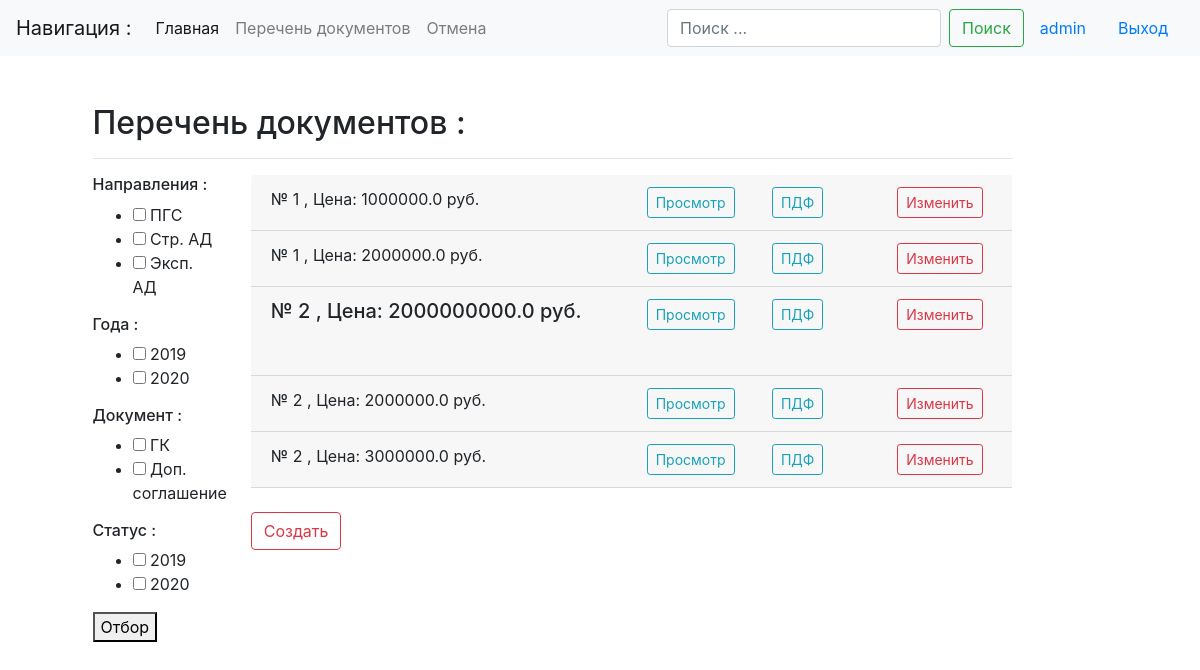
Screenshot of /list/ (signed in) with the database file from the repository.
### docslist/models.py (models this page shows, shortened)
class Initiator(models.Model):
    name = models.CharField(max_length=100, unique=True, db_index=True, verbose_name='Инициатор')
    description = models.TextField("Описание")
    url = models.SlugField(max_length=160, unique=True)
    class Meta:
        verbose_name = "Инициатор"
        verbose_name_plural = "Инициаторы"
        ordering = ('name',)  # сортировка

class TypeDoc(models.Model):
    name = models.CharField(max_length=100, unique=True, db_index=True, verbose_name='Документ')
    description = models.TextField("Описание")
    url = models.SlugField(max_length=160, unique=True)
    class Meta:
        verbose_name = "Тип документа"
        verbose_name_plural = "Типы документов"
        ordering = ('name',)  # сортировка

class Docs(models.Model):
    num_contract = models.CharField('Номер контракта', max_length=20, db_index=True, default='-')
    title = models.CharField('Наименование объекта', max_length=500, db_index=True, default='-')
    type_doc = models.ForeignKey(TypeDoc, on_delete=models.DO_NOTHING, verbose_name='Документ', default='-')
    year = models.PositiveSmallIntegerField('Год', default='1970')
    c_contract = models.FloatField('Цена контракта, руб.', max_length=50, default=0)
    ini_contract = models.ForeignKey(Initiator, on_delete=models.DO_NOTHING, verbose_name='Инициатор', null=True)
    uch_contract = models.ForeignKey(Contractor, on_delete=models.DO_NOTHING, verbose_name='Подрядчик', null=True)
    in_contract = models.DateField('Дата подписания контракта', default=date.today)
    in_work = models.DateField('Дата начала работ', default=date.today)
    out_work = models.DateField('Дата окончания работ', default=date.today)
    stat_contract = models.ForeignKey(StatusDoc, on_delete=models.DO_NOTHING, verbose_name='Статус', default='-')
    file_obj = models.FileField('Файл документа', upload_to='')
    url = models.SlugField(max_length=130, unique=True)
    data_stamp = models.DateTimeField(auto_now_add=True)
    class Meta:
        verbose_name = "Документ"
        verbose_name_plural = "Документы"
        ordering = ('year', 'num_contract',)  # сортировка

### docslist/views.py (the view)
# urls.py: path('list/', DocsListView.as_view(), name='docs-list'),
class DocsListView(FilterParameters, ListView):
    queryset = Docs.objects.filter(stat_contract=2).exclude(type_doc=3)
    context_object_name = 'docs'
    template_name = 'docslist/docs_list.html'
    paginate_by = 5

### docslist/views.py (called while the page is built)
    def get_years(self):
        return Docs.objects.values('year').annotate(count=Count('year')).order_by()

    def get_initiator(self):
        return Initiator.objects.all()

    def get_type(self):
        return TypeDoc.objects.exclude(id=3)

### templates/docslist/docs_list.html (shortened to what this page needs)
{% extends "base.html" %}
{% block content %}
<h2 class="mb-3">Перечень документов :</h2><hr>
    <div class="row">
        <div class="col-md-2" >
            <form action="{% url 'filter' %}" method="get">
            <h6> Направления :</h6>
                <div>
                    <ul>
                        {% for initiator in view.get_initiator %}
                            <li class="editContent">
                                <input type="checkbox" class="checked" name="initiator" value="{{ initiator.name }}">
                                <span class="span editContent">{{ initiator.name }}</span>
                            </li>
                        {% endfor %}
                    </ul>
                </div>
            <h6> Года :</h6>
                <div>
                    <ul>
                        {% for doc in view.get_years %}
                            <li class="editContent">
                                <input type="checkbox" class="checked" name="year" value="{{ doc.year }}">
                                <span class="span editContent">{{ doc.year }}</span>
                            </li>
                        {% endfor %}
                    </ul>
                </div>
            <h6> Документ :</h6>
                <div>
                    <ul>
                        {% for typedoc in view.get_type %}
                            <li class="editContent">
                                <input type="checkbox" class="checked" name="typedoc" value="{{ typedoc.name }}">
                                <span class="span editContent">{{ typedoc.name }}</span>
                            </li>
                        {% endfor %}
                    </ul>
                </div>
            <h6> Статус :</h6>
                <div>
                    <ul>
                        {% for doc in view.get_years %}
                            <li class="editContent">
                                <input type="checkbox" class="checked" name="year" value="{{ doc.year }}">
                                <span class="span editContent">{{ doc.year }}</span>
                            </li>
                        {% endfor %}
                    </ul>
                </div>
            <button type="submit">Отбор</button>
            </form>
        </div>
        <div class="col-md-10">
            {% for doc in object_list %}
                <div class="card-header">
                    <div class="row">
                        <div class="col-md-6" >
                            {% if doc.type_doc.id == 1 %}
                                <h5> № {{ doc.num_contract }} , Цена: {{ doc.c_contract}} руб.</h5><br>
                            {% else %}
                                <h7> № {{ doc.num_contract }}  ,  Цена: {{ doc.c_contract}} руб.</h7><br>
                            {% endif %}
                        </div>
                            <div class="col-md-2"><a href="{% url 'doc-detail' doc.id %}" class="btn btn-sm btn-outline-info my-2 my-sm-0" role="group" aria-disabled="true">Просмотр</a></div>
                            <div class="col-md-2"><a href="{% url 'doc-pdf-view' doc.id %}" class="btn btn-sm btn-outline-info my-2 my-sm-0" role="group" aria-disabled="true">ПДФ</a></div>
                        {% if request.user.is_authenticated %}
                            <div class="col-md-2"><a href="{% url 'doc-update' doc.id %}" class="btn btn-sm btn-outline-danger my-2 my-sm-0" role="group" aria-disabled="true">Изменить</a></div>
                        {% endif %}
                    </div>
                </div>
            {% empty %}
                <h1>Список пуст!</h1>
            {% endfor %}
            <br>
                <div class="row">
                    {% if request.user.is_authenticated %}
                        <div class="col"><a href="{% url 'doc-create' %}" class="btn btn-outline-danger my-1 my-sm-0" aria-disabled="true">Создать</a></div>
                    {% endif %}
                </div>
            <br>
        </div>
    </div>
{% endblock content %}

### templates/base.html (shortened to what this page needs)
<!DOCTYPE html>
<html lang="ru">
<head>
    <link href="https://stackpath.bootstrapcdn.com/bootstrap/4.3.1/css/bootstrap.min.css" rel="stylesheet">
</head>
<body>
    <nav class="navbar navbar-expand-lg navbar-light bg-light">
      <a class="navbar-brand" href="#">Навигация :</a>
      <div class="collapse navbar-collapse" id="navbarTogglerDemo03">
        <ul class="navbar-nav mr-auto mt-2 mt-lg-0">
          <li class="nav-item active">
            <a class="nav-link" href="{% url 'index' %}">Главная<span class="sr-only">(current)</span></a>
          </li>
          <li class="nav-item">
            <a class="nav-link" href="{% url 'docs-list' %}">Перечень документов</a>
          </li>
          <li class="nav-item">
            <a class="nav-link" href="{% url 'index' %}" tabindex="-1" aria-disabled="true">Отмена </a>
          </li>
        </ul>
        <form class="form-inline my-2 my-lg-0" action="{% url "search-results" %}" method="GET">
          <input class="form-control mr-sm-2" type="text" placeholder="Поиск ..." aria-label="Search" name="q">
          <button class="btn btn-outline-success my-2 my-sm-0" type="submit">Поиск</button>
        </form>
        {% if request.user.is_authenticated %}
            <a class="nav-item nav-link" href="#">{{ user.username }}</a>
            <a class="nav-item nav-link" href="{% url "logout" %}">Выход</a>
        {% else %}
            <a class="nav-item nav-link" href="{% url "login" %}">Вход</a>
            {% comment %}<a class="nav-item nav-link" href="#">Регистрация</a>{% endcomment %}
        {% endif %}
      </div>
    </nav>
    <div class="container mt-5">
        <div class="row justify-content-lg-center">
            <div class="col-lg-10">
                {% block content %}{% endblock %}
            </div>
            <div class="col-lg-1">
            </div>
        </div>
    </div>
</body>
</html>

### rows the page displays
Initiator: name "ПГС"
Initiator: name "Стр. АД"
Initiator: name "Эксп. АД"
TypeDoc: name "ГК"
TypeDoc: name "Доп. соглашение"
Docs: num_contract "1", c_contract "1000000.0"
Docs: num_contract "1", c_contract "2000000.0"
Docs: num_contract "2", c_contract "2000000000.0"
Docs: num_contract "2", c_contract "2000000.0"
Docs: num_contract "2", c_contract "3000000.0"

### other values shown
{{ user.username }} "admin"
{{ doc.year }} "2019" "2020"
